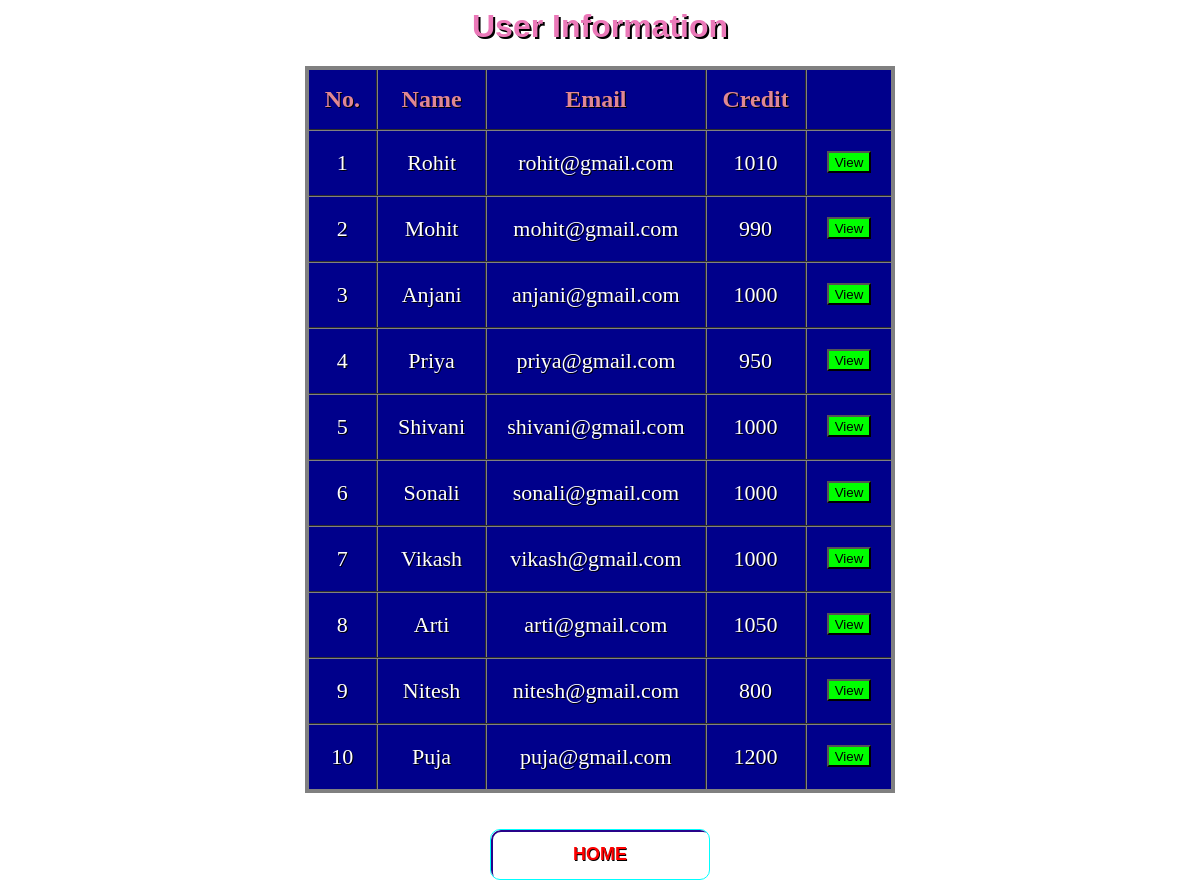
The app's page /getdetail.php with its own data.
### tables this page shows
CREATE TABLE `users` (
  `name` varchar(50) NOT NULL,
  `email` varchar(50) NOT NULL,
  `amount` double DEFAULT NULL
);

### getdetail.php (the view, shortened to what this page needs)
<?php
$con=mysqli_connect('localhost','root','','banking_system');
$q="select * from users ";
$result=mysqli_query($con,$q);
?>
<html>
<head>
   <link rel="stylesheet" href="button.css">
</head>
<body>
	<h1 style="color:#eb79b9;text-shadow: 2px 2px black;">User Information</h1>
    <table class="flat-table-1">
		<thead>
			<th>No.</th>
			<th>Name</th>
			<th>Email</th>
			<th>Credit</th>
			<th></th>
		</thead>
		<tbody>
		<tr>
			<?php
				$row=mysqli_fetch_array($result);
			?>
			<td> 1</td>
			<td><?php echo  $row["name"]; ?></td>
			<td><?php echo  $row["email"]; ?></td>
			<td><?php echo  $row["amount"]; ?></td>
			<td>
				<form action="user.php" method="post"  class="view">
					<button class="button1" type="submit" name="name" value="Rohit">View</button>
				</form>
			</td>
		</tr>
		<tr>
			<?php
				$row=mysqli_fetch_array($result);
			?>
			<td> 2</td>
			<td><?php echo  $row["name"]; ?></td>
			<td><?php echo  $row["email"]; ?></td>
			<td><?php echo  $row["amount"]; ?></td>
			<td>
				<form action="user.php" method="post" class="view">
					<button class="button1" type="submit" name="name" value="Mohit">View</button>
				</form>
			</td>
		</tr>
        <tr>
			<?php
				$row=mysqli_fetch_array($result);
			?>
			<td> 3</td>
			<td><?php echo  $row["name"]; ?></td>
			<td><?php echo  $row["email"]; ?></td>
			<td><?php echo  $row["amount"]; ?></td>
			<td>
				<form action="user.php" method="post" class="view">
					<button class="button1" type="submit" name="name" value="Anjani">View</button>
				</form>
			</td>
		</tr>
        <tr>
			<?php
				$row=mysqli_fetch_array($result);
			?>
			<td> 4</td>
			<td><?php echo  $row["name"]; ?></td>
			<td><?php echo  $row["email"]; ?></td>
			<td><?php echo  $row["amount"]; ?></td>
			<td>
				<form action="user.php" method="post" class="view">
					<button class="button1" type="submit" name="name" value="Priya">View</button>
				</form>
			</td>
        </tr>
        <tr>
			<?php
				$row=mysqli_fetch_array($result);
			?>
			<td> 5</td>
			<td><?php echo  $row["name"]; ?></td>
			<td><?php echo  $row["email"]; ?></td>
			<td><?php echo  $row["amount"]; ?></td>
			<td>
				<form action="user.php" method="post" class="view">
					<button class="button1" type="submit" name="name" value="Shivani">View</button>
				</form>
			</td>
		</tr>
        <tr>
			<?php
				$row=mysqli_fetch_array($result);
			?>
			<td> 6</td>
			<td><?php echo  $row["name"]; ?></td>
			<td><?php echo  $row["email"]; ?></td>
			<td><?php echo  $row["amount"]; ?></td>
			<td>
				<form action="user.php" method="post" class="view">
					<button class="button1" type="submit" name="name" value="Sonali">View</button>
				</form>
			</td>
        </tr>
        <tr>
			<?php
				$row=mysqli_fetch_array($result);
			?>
			<td> 7</td>
			<td><?php echo  $row["name"]; ?></td>
			<td><?php echo  $row["email"]; ?></td>
			<td><?php echo  $row["amount"]; ?></td>
			<td>
				<form action="user.php" method="post" class="view">
					<button class="button1"type="submit" name="name" value="Vikash">View</button>
				</form>
			</td>
		</tr>
        <tr>
			<?php
				$row=mysqli_fetch_array($result);
			?>
			<td> 8</td>
			<td><?php echo  $row["name"]; ?></td>
			<td><?php echo  $row["email"]; ?></td>
			<td><?php echo  $row["amount"]; ?></td>
			<td>
				<form action="user.php" method="post" class="view">
					<button class="button1"type="submit" name="name" value="Arti">View</button>
				</form>
			</td>
		</tr>
        <tr>
			<?php
				$row=mysqli_fetch_array($result);
			?>
			<td> 9</td>
			<td><?php echo  $row["name"]; ?></td>
			<td><?php echo  $row["email"]; ?></td>
			<td><?php echo  $row["amount"]; ?></td>
			<td>
				<form action="user.php" method="post" class="view">
					<button class="button1"type="submit" name="name" value="Nitesh">View</button>
				</form>
			</td>
        </tr>
        <tr>
			<?php
				$row=mysqli_fetch_array($result);
			?>
			<td> 10</td>
			<td><?php echo  $row["name"]; ?></td>
			<td><?php echo  $row["email"]; ?></td>
			<td><?php echo  $row["amount"]; ?></td>
			<td>
				<form action="user.php" method="post" class="view">
					<button class="button1"type="submit" name="name" value="Puja">View</button>
				</form>
			</td>
		</tr>
		</tbody>
	</table><br><br>
<div class="buttons">
	<a href="index.php">
    <button class="glow-on-hover" style="
    font-weight: bold;">HOME</button>
	</a>
</div>
</body>
</html>

### button.css (style rules this page uses)
.glow-on-hover { width: 220px; height: 51px; outline: none; color: red; font-size:18px; background:transparent; text-shadow: 0.7px 0.7px black; overflow: hidden; cursor: pointer; position: relative; z-index: 0; border-radius: 10px; border: 1px solid #00FFFF; }
.glow-on-hover:before { content: ''; background: linear-gradient(45deg, #ff0000, #ff7300, #fffb00, #48ff00, #00ffd5, #002bff, #7a00ff, #ff00c8, #ff0000); position: absolute; top: -2px; left:-2px; background-size: 400%; z-index: -1; filter: blur(5px); width: calc(100% + 4px); height: calc(100% + 4px); animation: glowing 20s linear infinite; opacity: 0; transition: opacity .3s ease-in-out; border-radius: 10px; }
.glow-on-hover:after { z-index: -1; content: ''; position: absolute; width: 100%; height: 100%; left: 0; top: 0; border-radius: 10px; border: 2px solid #28048a; background:transparent; }

### getdetail.php (style rules this page uses)
body { text-align:center; }
.flat-table-1 { background: #00008b; }
h1 { font-family: Arial, Times, serif; }
table { text-align:center; margin-left: auto; margin-right: auto; border:4px solid gray; border-collapse:collapse; }
th { color:#e08794; font-size:24px; padding:16px; }
td { text-align:center; font-size:22px; color: #ffffff; padding: 0px 20px 0px 20px; }
tr { transition: background 0.3s, box-shadow 0.3s; }
th,td { border-collapse:collapse; border:2px groove gray; text-shadow: 1px 1px black; }
.button1 { background-color:lime; text-align:center; padding-top:2px; }
.view { top:50%; padding-top:20px; text-align:center; }
body { background-image:url("images/p.jpg"); background-position: center; background-repeat: no-repeat; background-size: cover; }

### records on screen
users: name "Rohit", email "rohit@gmail.com", amount "1010"
users: name "Mohit", email "mohit@gmail.com", amount "990"
users: name "Anjani", email "anjani@gmail.com", amount "1000"
users: name "Priya", email "priya@gmail.com", amount "950"
users: name "Shivani", email "shivani@gmail.com", amount "1000"
users: name "Sonali", email "sonali@gmail.com", amount "1000"
users: name "Vikash", email "vikash@gmail.com", amount "1000"
users: name "Arti", email "arti@gmail.com", amount "1050"
users: name "Nitesh", email "nitesh@gmail.com", amount "800"
users: name "Puja", email "puja@gmail.com", amount "1200"
